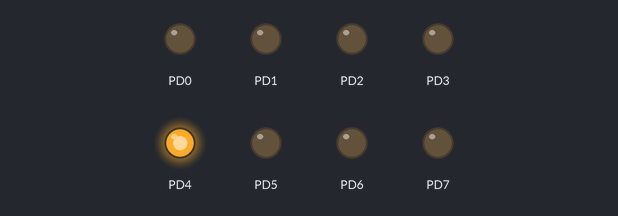
The program below on a simulated ATmega328P, built with avr-gcc and emulated at 16 MHz. Shown: output pins drawn as LEDs (lit = HIGH).

Above: at 0.5 s.
At 5.0 s:
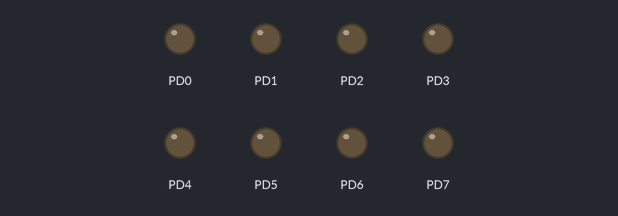
Timing chart, 0 to 6.9 s (numbered marks = the images above):
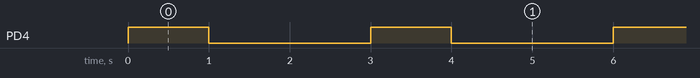

The program:

main.c
```c
/*
 * Test1.c
 *
 * Created: 4/8/2564 14:10:52
 * Author : New
 */

#include <avr/io.h>
#include <util/delay.h>

int main(void){
    DDRD = 0xFF;

    while (1) {

		PORTD |= (1<<4);
		_delay_ms(1000);
		PORTD &= ~(1<<4);
		_delay_ms(2000);

    }
}
```

Measured:
- by itself, PD4: alternates HIGH for 1.0 s and LOW for 2.0 s
